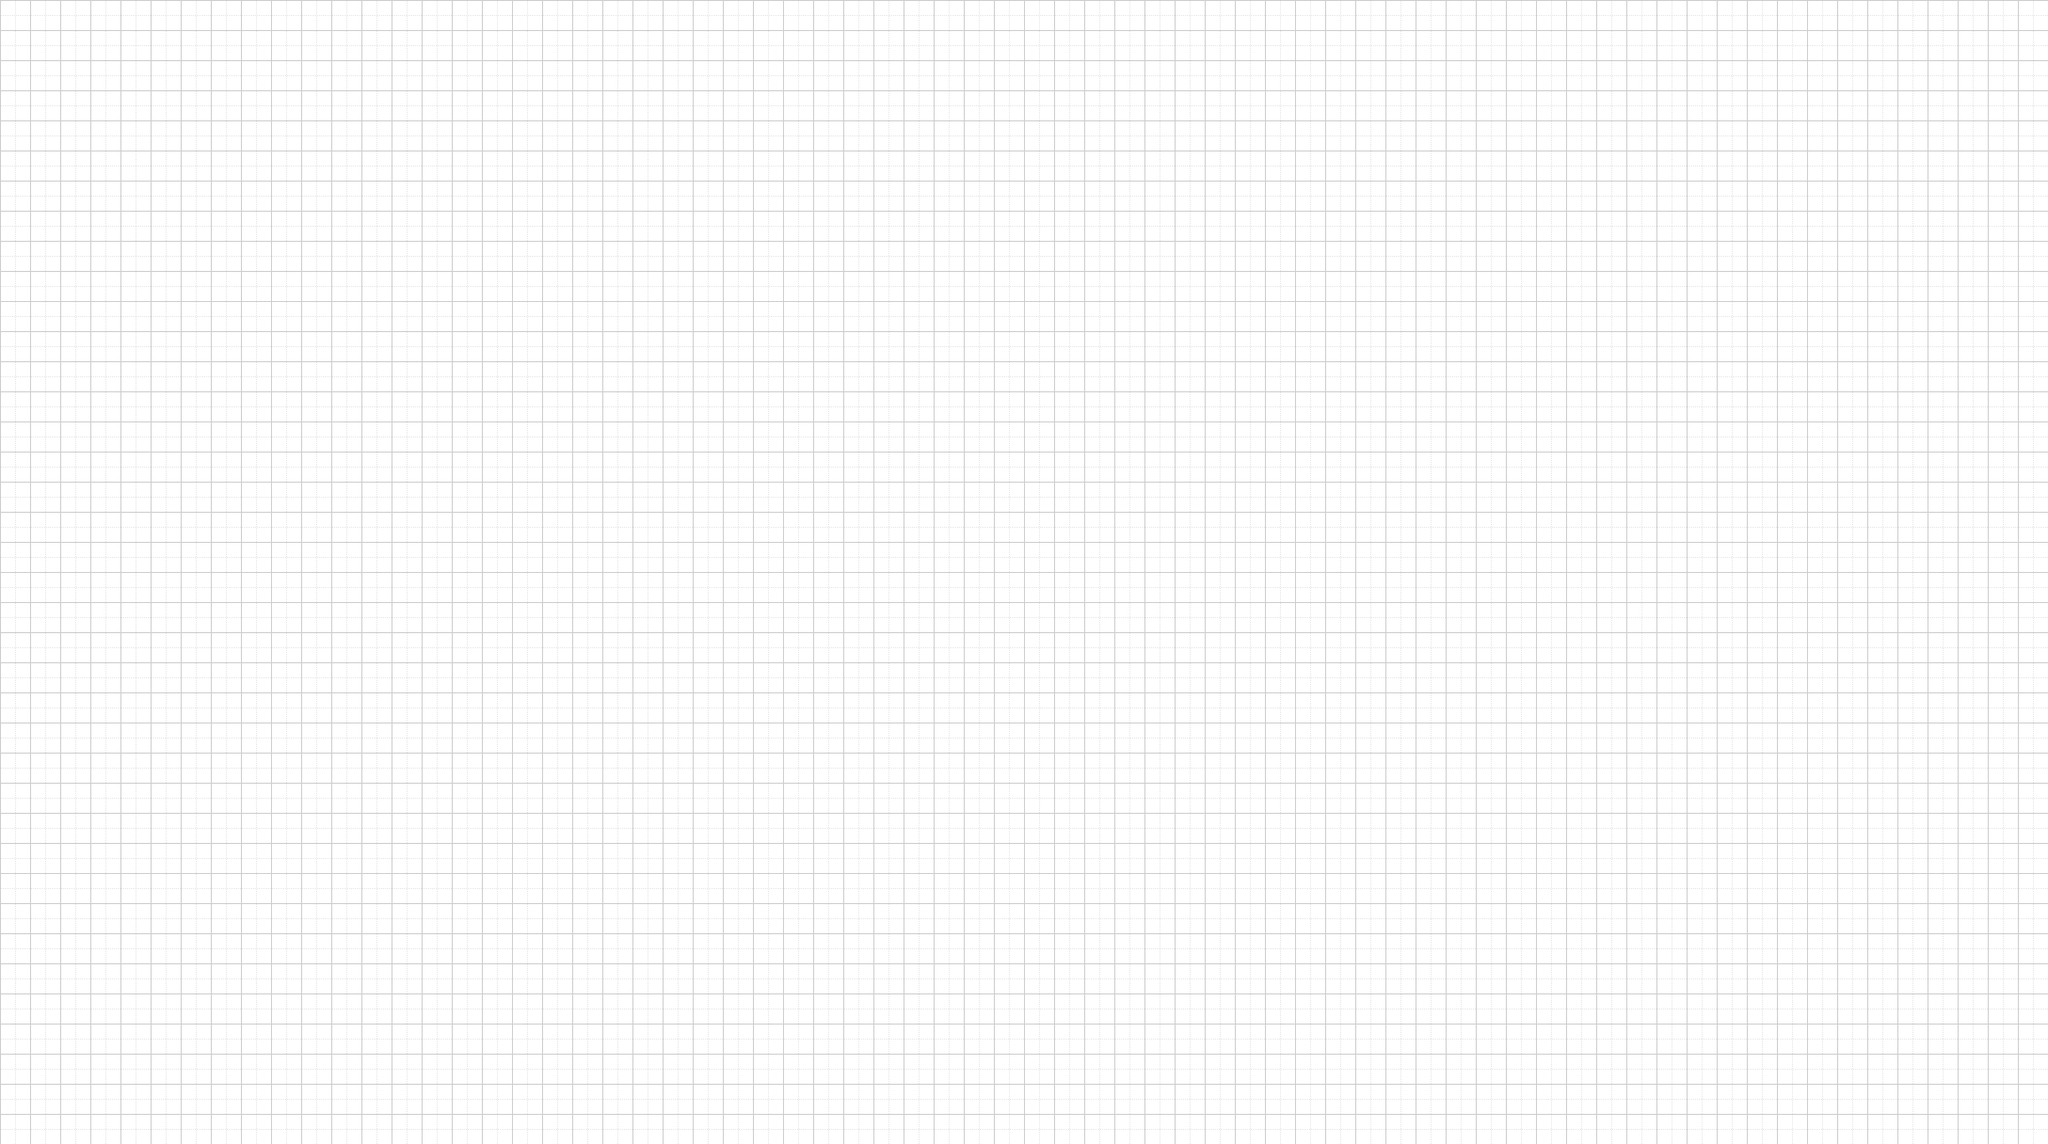

A 2D game scene composited from a Tiled map and its tileset images. What follows is a short description and the map's XML, with each tile layer's data collapsed to a summary:
An orthogonal 68x38 tile map with 32x32 px tiles, 2 tile layers (backgrand, collidable), 2 tilesets and 1 object (ball).

<map version="1.0" orientation="orthogonal" renderorder="right-down" width="68" height="38" tilewidth="32" tileheight="32">
 <tileset firstgid="1" name="BackgroundTile" tilewidth="32" tileheight="32">
  <image source="BackgroundTile.png" width="128" height="128" />
 </tileset>
 <tileset firstgid="17" name="collidable_tiles" tilewidth="32" tileheight="32">
  <image source="collidable_tiles.jpg" width="32" height="32" />
  <tile id="0">
   <properties>
    <property name="Collidable" value="true" />
   </properties>
  </tile>
 </tileset>
 <objectgroup name="objects" opacity="0.86">
  <object name="ball" x="786" y="606" width="76" height="83" />
 </objectgroup>
 <layer name="backgrand" width="68" height="38">
  <data>[2584 cells, 2584 non-empty, 1 distinct tile ids]</data>
 </layer>
 <layer name="collidable" width="68" height="38" opacity="0">
  <data>[2584 cells, 208 non-empty, 1 distinct tile ids]</data>
 </layer>
</map>
